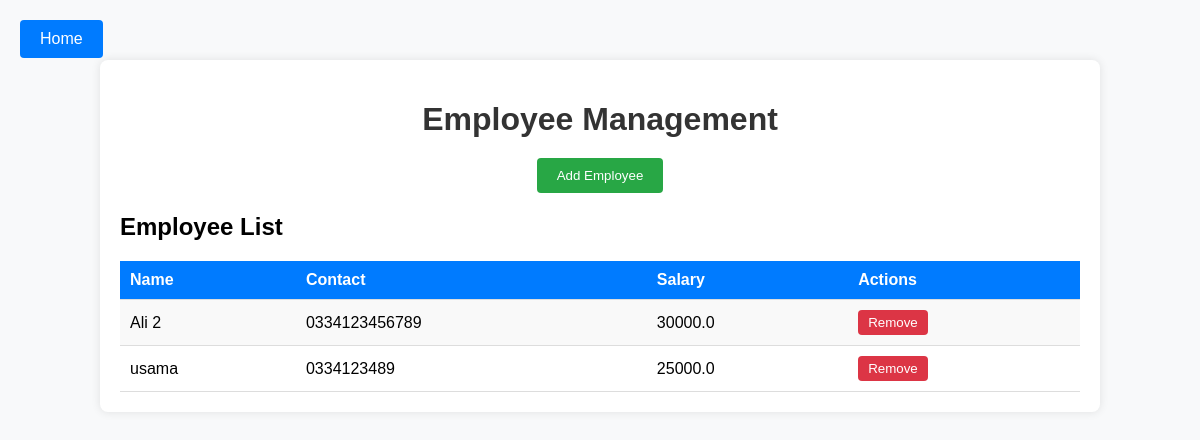
The page /employees on the database its author committed.
### app/models.py (models this page shows, shortened)
class Employee(db.Model):
    id = db.Column(db.Integer, primary_key=True)
    name = db.Column(db.String(100), nullable=False)
    contact = db.Column(db.String(100), nullable=False)
    salary = db.Column(db.Float, nullable=False)

### app/main.py (the view, shortened to what this page needs)
@main.route('/employees', methods=['GET', 'POST'])
def employees():
    employees = Employee.query.all()
    return render_template('employees.html', employees=employees)

### app/templates/employees.html (shortened to what this page needs)
<!DOCTYPE html>
<html lang="en">
<head>
    <link rel="stylesheet" href="{{ url_for('static', filename='css/employees.css') }}">
</head>
<body>
    <a href="{{ url_for('main.index') }}" class="back-btn">Home</a>
    <div class="container">
        <h1>Employee Management</h1>
        <button id="addEmployeeBtn">Add Employee</button>
        <h2>Employee List</h2>
        <table>
            <thead>
                <tr>
                    <th>Name</th>
                    <th>Contact</th>
                    <th>Salary</th>
                    <th>Actions</th>
                </tr>
            </thead>
            <tbody>
                {% for employee in employees %}
                    <tr>
                        <td>{{ employee.name }}</td>
                        <td>{{ employee.contact }}</td>
                        <td>{{ employee.salary }}</td>
                        <td>
                            <form method="POST" style="display:inline;">
                                <button type="submit" name="remove_employee" class="remove-button">Remove</button>
                            </form>
                        </td>
                    </tr>
                {% endfor %}
            </tbody>
        </table>
    </div>
</body>
</html>

### app/static/css/employees.css (style rules this page uses)
body { font-family: Arial, sans-serif; background-color: #f8f9fa; margin: 0; padding: 0; }
.container { width: 80%; margin: 0 auto; padding: 20px; background-color: #fff; box-shadow: 0 0 10px rgba(0, 0, 0, 0.1); border-radius: 8px; margin-top: 60px; }
h1 { color: #333; text-align: center; margin-bottom: 20px; }
button { display: block; margin: 0 auto 20px; padding: 10px 20px; background-color: #28a745; color: white; border: none; cursor: pointer; border-radius: 4px; }
form { display: flex; flex-direction: column; }
table { width: 100%; border-collapse: collapse; margin-top: 20px; }
table th, table td { padding: 10px; border-bottom: 1px solid #ddd; }
table th { background-color: #007bff; color: white; text-align: left; }
table tr:nth-child(odd) { background-color: #f9f9f9; }
button.remove-button { background-color: #dc3545; margin: 0; padding: 5px 10px; border-radius: 4px; }
.back-btn { position: absolute; top: 20px; left: 20px; display: block; padding: 10px 20px; background-color: #007bff; color: white; text-decoration: none; border: none; cursor: pointer; border-radius: 4px; transition: background-color 0.3s ease; }

### rows shown on the page
Employee: name "Ali 2", contact "0334123456789", salary "30000.0"
Employee: name "usama", contact "0334123489", salary "25000.0"
